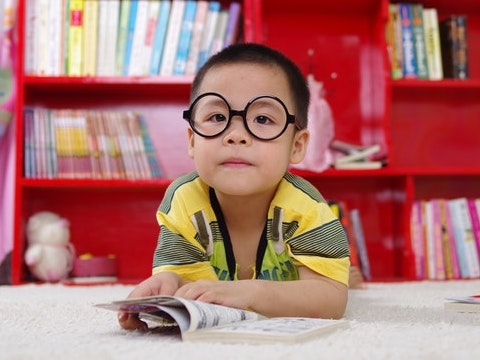
#> input picture cs4060/Lab8/boy.png, 480 x 360 px
$ python task1.py
#> lines starting #> are read from the running program, lines starting #| are printed output that depends on the picture
import matplotlib.pyplot as plt
import numpy as np
import os
import cv2


if __name__ == "__main__":
  path = os.path.dirname(os.path.abspath(__file__)) + "/boy.png"
  img = cv2.imread(path, cv2.IMREAD_GRAYSCALE)
#> img: shape (360, 480); min 0, max 252, mean 132.5

  assert img is not None

  img_float = img.astype(np.float64)

  # lp(x, y)
  lp = cv2.GaussianBlur(img_float, (21, 21), sigmaX=5)

  # hp(x, y) = f(x, y) - lp(x, y)
  hp = img_float - lp
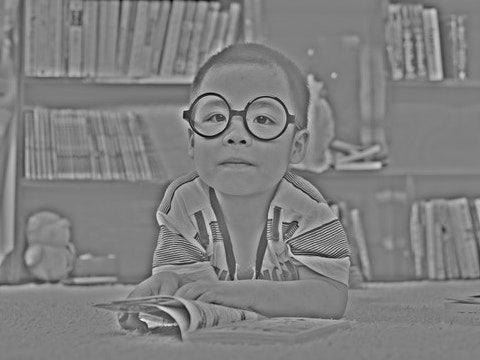
#> hp: shape (360, 480) float64; min -145.8, max 143.8, mean 0; drawn with min black and max white

  # br(x, y) = lp1(x, y) + [f(x, y) - lp2(x, y)]
  lp1 = cv2.GaussianBlur(img_float, (11, 11), sigmaX=2)
  lp2 = cv2.GaussianBlur(img_float, (41, 41), sigmaX=10)
  br = lp1 + (img_float - lp2)
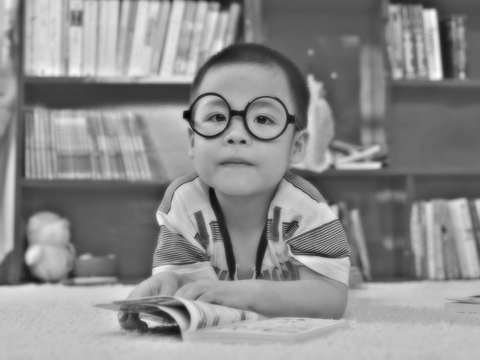
#> br: shape (360, 480) float64; min -101.7, max 321.4, mean 132.5; drawn with min black and max white

  # bp(x, y) = f(x, y) - br(x, y)
  bp = img_float - br

  fig, axes = plt.subplots(2, 3, figsize=(15, 10))

  axes[0][0].imshow(img, cmap='gray')
  axes[0][0].set_title('Original')
  axes[0][0].axis('off')

  axes[0][1].imshow(lp, cmap='gray')
  axes[0][1].set_title('Lowpass')
  axes[0][1].axis('off')

  axes[0][2].imshow(hp, cmap='gray')
  axes[0][2].set_title('Highpass')
  axes[0][2].axis('off')

  axes[1][0].imshow(br, cmap='gray')
  axes[1][0].set_title('Bandreject')
  axes[1][0].axis('off')

  axes[1][1].imshow(bp, cmap='gray')
  axes[1][1].set_title('Bandpass')
  axes[1][1].axis('off')

  axes[1][2].axis('off')

  plt.suptitle('1) Filtered Images')
  plt.show()

  # hb(x, y) = (K-1) * f(x,y) + hp(f(x,y))

  lp_lp = cv2.GaussianBlur(lp, (21, 21), sigmaX=5)
  hp_lp = lp - lp_lp
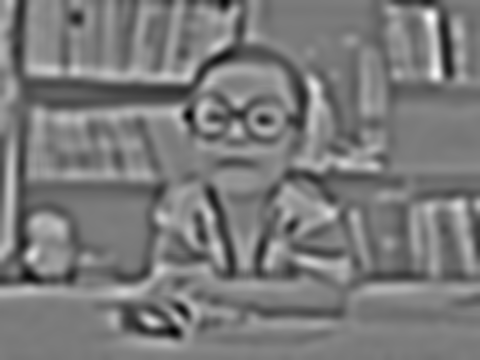
#> hp_lp: shape (360, 480) float64; min -25.16, max 26.96, mean 0; drawn with min black and max white

  fig, axes = plt.subplots(1, 5, figsize=(18, 4))
  axes[0].imshow(lp, cmap='gray')
  axes[0].set_title('Original')
  axes[0].axis('off')
  axes[1].imshow((1.0 - 1) * lp + hp_lp, cmap='gray')
  axes[1].set_title('K = 1.0')
  axes[1].axis('off')
  axes[2].imshow((1.5 - 1) * lp + hp_lp, cmap='gray')
  axes[2].set_title('K = 1.5')
  axes[2].axis('off')
  axes[3].imshow((2.0 - 1) * lp + hp_lp, cmap='gray')
  axes[3].set_title('K = 2.0')
  axes[3].axis('off')
  axes[4].imshow((3.0 - 1) * lp + hp_lp, cmap='gray')
  axes[4].set_title('K = 3.0')
  axes[4].axis('off')
  plt.suptitle('2) Lowpass --> High Boost')

  plt.show()

  lp_hp = cv2.GaussianBlur(hp, (21, 21), sigmaX=5)
  hp_hp = hp - lp_hp

  fig, axes = plt.subplots(1, 5, figsize=(18, 4))
  axes[0].imshow(hp, cmap='gray')
  axes[0].set_title('Original')
  axes[0].axis('off')
  axes[1].imshow((1.0 - 1) * hp + hp_hp, cmap='gray')
  axes[1].set_title('K = 1.0')
  axes[1].axis('off')
  axes[2].imshow((1.5 - 1) * hp + hp_hp, cmap='gray')
  axes[2].set_title('K = 1.5')
  axes[2].axis('off')
  axes[3].imshow((2.0 - 1) * hp + hp_hp, cmap='gray')
  axes[3].set_title('K = 2.0')
  axes[3].axis('off')
  axes[4].imshow((3.0 - 1) * hp + hp_hp, cmap='gray')
  axes[4].set_title('K = 3.0')
  axes[4].axis('off')
  plt.suptitle('2) Highpass --> High Boost')

  plt.show()

  lp_br = cv2.GaussianBlur(br, (21, 21), sigmaX=5)
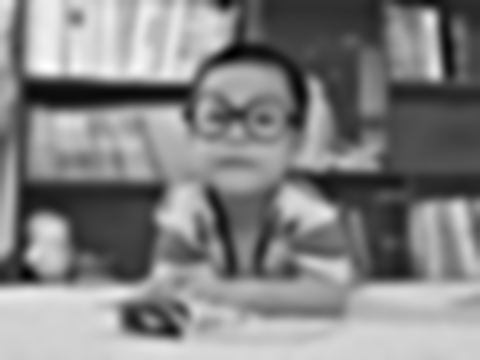
#> lp_br: shape (360, 480) float64; min -14.08, max 270.8, mean 132.5; drawn with min black and max white
  hp_br = br - lp_br

  fig, axes = plt.subplots(1, 5, figsize=(18, 4))
  axes[0].imshow(br, cmap='gray')
  axes[0].set_title('Original')
  axes[0].axis('off')
  axes[1].imshow((1.0 - 1) * br + hp_br, cmap='gray')
  axes[1].set_title('K = 1.0')
  axes[1].axis('off')
  axes[2].imshow((1.5 - 1) * br + hp_br, cmap='gray')
  axes[2].set_title('K = 1.5')
  axes[2].axis('off')
  axes[3].imshow((2.0 - 1) * br + hp_br, cmap='gray')
  axes[3].set_title('K = 2.0')
  axes[3].axis('off')
  axes[4].imshow((3.0 - 1) * br + hp_br, cmap='gray')
  axes[4].set_title('K = 3.0')
  axes[4].axis('off')
  plt.suptitle('2) Bandreject --> High Boost')

  plt.show()

  lp_bp = cv2.GaussianBlur(bp, (21, 21), sigmaX=5)
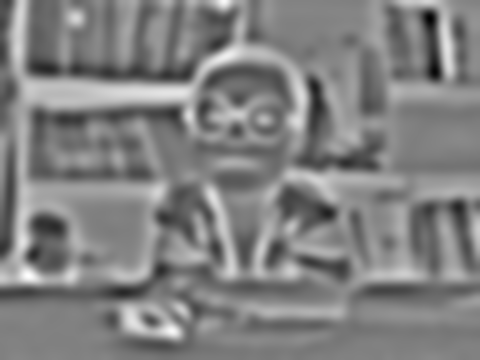
#> lp_bp: shape (360, 480) float64; min -55.37, max 53.66, mean 0; drawn with min black and max white
  hp_bp = bp - lp_bp
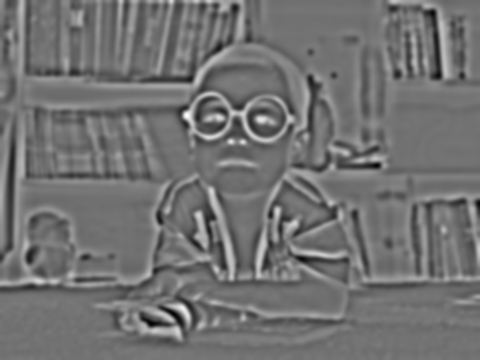
#> hp_bp: shape (360, 480) float64; min -59.3, max 72.93, mean 0; drawn with min black and max white

  fig, axes = plt.subplots(1, 5, figsize=(18, 4))
  axes[0].imshow(bp, cmap='gray')
  axes[0].set_title('Original')
  axes[0].axis('off')
  axes[1].imshow((1.0 - 1) * bp + hp_bp, cmap='gray')
  axes[1].set_title('K = 1.0')
  axes[1].axis('off')
  axes[2].imshow((1.5 - 1) * bp + hp_bp, cmap='gray')
  axes[2].set_title('K = 1.5')
  axes[2].axis('off')
  axes[3].imshow((2.0 - 1) * bp + hp_bp, cmap='gray')
  axes[3].set_title('K = 2.0')
  axes[3].axis('off')
  axes[4].imshow((3.0 - 1) * bp + hp_bp, cmap='gray')
  axes[4].set_title('K = 3.0')
  axes[4].axis('off')
  plt.suptitle('2) Bandpass --> High Boost')

  plt.show()
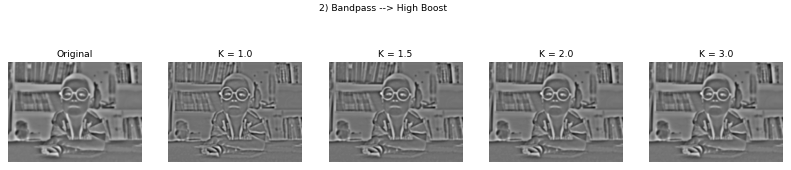
#> figure drawn by matplotlib, 5 panels
